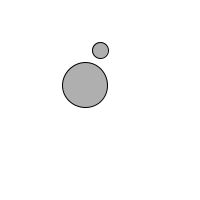
Frame 1 (no input)
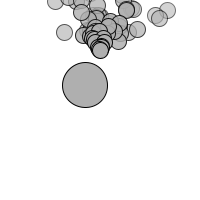
Frame 60 (the mouse pressed at the canvas centre just before this capture)
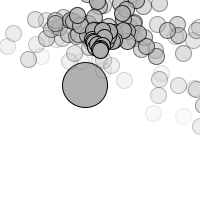
Frame 120 (the mouse held since frame 60 and released just before this capture)

The Processing sketch that drew these frames (run headless with seeded random() and noise(); from frame 60 on, the mouse is pressed at the canvas centre):

// Processing sketch: e07_particle_system_with_repeller
// ── e07_particle_system_with_repeller.pde
import java.util.Iterator;

ParticleSystem ps;
Gravity gravity;
Repeller repeller;

void setup() {
  size(200,200);
  ps = new ParticleSystem(width/2,50);
  gravity = new Gravity(0.05);
  repeller = new Repeller(new PVector(width/2-15,height/2-15),70);
}

void draw() {
  background(255);
  
  repeller.display();
  
  ForceGenerator[] fGenerators = {gravity,repeller};
  ps.run(fGenerators);
}

interface ForceGenerator {
  PVector forceOn(Particle particle);
}

class Gravity implements ForceGenerator {
  
  float G;
  
  Gravity(float G_) {
    G = G_;
  }
  
  PVector forceOn(Particle particle) {
    return new PVector(0,G);
  }
}

class Repeller implements ForceGenerator {
  
  PVector location;
  float G;
  
  Repeller(PVector location_, float G_) {
    location = location_.copy();
    G = G_;
  }
  
  PVector forceOn(Particle particle) {
    PVector displacement = PVector.sub(particle.location,location);
    float distance = displacement.mag();
    distance = constrain(distance,25,200);
    
    PVector result = displacement.copy();
    result.setMag(G/(distance*distance));
    return result;
  }
  
  void display() {
    stroke(0);
    fill(175);
    ellipse(location.x,location.y,45,45);
  }
}

class ParticleSystem {
  
  ArrayList<Particle> particles;
  
  PVector location;
  
  ParticleSystem(float x, float y) {
    particles = new ArrayList<Particle>();
    location = new PVector(x,y);
  }
  
  void run(ForceGenerator[] fGenerators) {
    _addParticle();
    _updateParticles(fGenerators);
  }
  
  void _addParticle() {
    particles.add(new Particle(location));
  }
  
  void _updateParticles(ForceGenerator[] fGenerators) {
    Iterator<Particle> it = particles.iterator();
    while (it.hasNext()) {
      Particle p = it.next();
      p.display();
      p.update(fGenerators);
      if (p.isDead())
        it.remove();
    }
  }
}

class Particle {
  
  PVector location;
  PVector velocity = new PVector(random(-1,1),random(-2,-0.5));
  
  float lifespan = 255;
  
  Particle(PVector location_) {
    location = location_.copy();
  }
  
  void display() {
    stroke(0,lifespan);
    fill(175,lifespan);
    ellipse(location.x,location.y,16,16);
  }
  
  void update(ForceGenerator[] fGenerators) {
    PVector acceleration = new PVector(0,0);
    for (ForceGenerator fgen: fGenerators)
      acceleration.add(fgen.forceOn(this)); // assume mass = 1
    
    velocity.add(acceleration);
    location.add(velocity);
    lifespan -= 2;
  }
  
  boolean isDead() {
    return lifespan < 0;
  }
}
